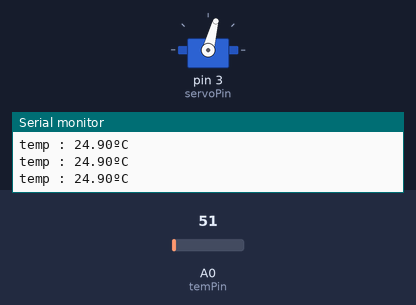
Bench run of a sketch on a simulated Arduino Uno, built with avr-gcc and run on an emulated ATmega328P. On the bench: servo, the last lines printed to the serial monitor. The inputs (shaded band) are chosen by the test bench; at power-on: A0 (temPin) = 51.

Above: at 1.2 s.
1.3 s: A0 (temPin) set to 61
At 2.5 s:
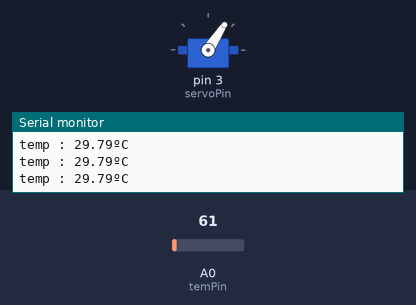
2.8 s: A0 (temPin) set to 71
At 4.0 s:
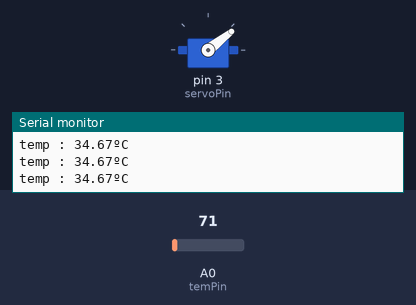
4.3 s: A0 (temPin) set to 86
At 4.6 s:
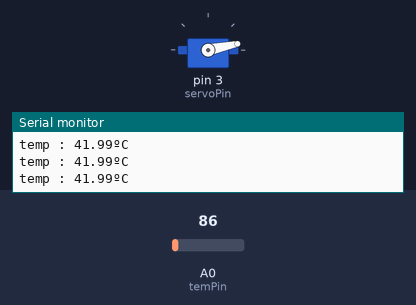
5.8 s: A0 (temPin) set to 30
At 6.2 s:
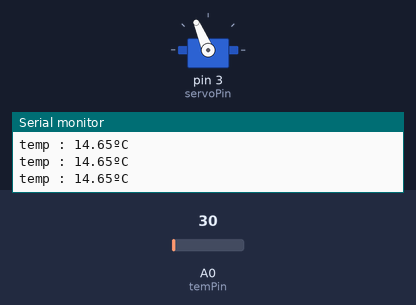
7.3 s: A0 (temPin) set to 15
At 7.7 s:
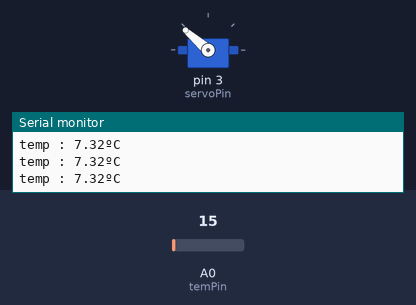
Timing chart, 0 to 9.8 s (numbered marks = the images above; inputs shaded):
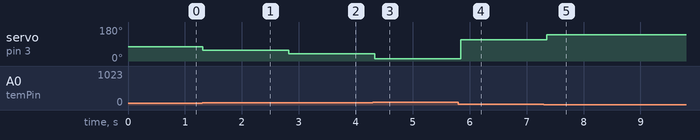

The sketch:

t02.ino
```cpp
#include <Servo.h>

#define servoPin 3
#define temPin A0

Servo myServo;

void setup() {
  Serial.begin(9600);
  myServo.attach(servoPin);
  pinMode(temPin,INPUT);
}

void loop() {
  int val=analogRead(temPin);
  float v=(val*5.0)/1024.0;
  float temp =v*100;
  //float temp=24;
  float value = map(temp,0, 40, 165,15);
  Serial.print("temp : ");
  Serial.print(temp);
  Serial.println("ºC");
/*
  Serial.print("angle : ");
  Serial.print(value);
  Serial.println("º");
  */
  myServo.write(value);
  delay(100);
}
```

Measured:
- after the input at 1.3 s, servo on pin 3 (servoPin): 75° → 57° at once
- after the input at 2.8 s, servo on pin 3 (servoPin): 57° → 38° at once
- after the input at 4.3 s, servo on pin 3 (servoPin): 38° → 12° at once
- after the input at 5.8 s, servo on pin 3 (servoPin): 12° → 113° after 0.05 s
- after the input at 7.3 s, servo on pin 3 (servoPin): 113° → 139° after 0.06 s
